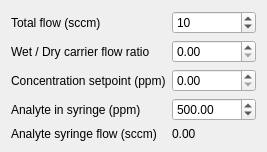
      <widget class="QWidget" name="gridLayoutWidget_4">
       <property name="geometry">
        <rect>
         <x>10</x>
         <y>10</y>
         <width>232</width>
         <height>121</height>
        </rect>
       </property>
       <layout class="QGridLayout" name="Flow_layout">
        <item row="0" column="0">
         <layout class="QGridLayout" name="Flowset">
          <item row="3" column="1">
           <widget class="QDoubleSpinBox" name="anl_conc_set">
            <property name="toolTip">
             <string>&lt;html&gt;&lt;head/&gt;&lt;body&gt;&lt;p&gt;Concentration of analyte substance in the syringe in ppm which will be used for calculating the flows according to the desired concentration setpoint.&lt;/p&gt;&lt;/body&gt;&lt;/html&gt;</string>
            </property>
            <property name="maximum">
             <double>1000000.000000000000000</double>
            </property>
            <property name="singleStep">
             <double>0.010000000000000</double>
            </property>
            <property name="value">
             <double>500.000000000000000</double>
            </property>
           </widget>
          </item>
          <item row="0" column="0">
           <widget class="QLabel" name="tot_flow_label">
            <property name="text">
             <string>Total flow (sccm) </string>
            </property>
           </widget>
          </item>
          <item row="0" column="1">
           <widget class="QSpinBox" name="tot_flow_set">
            <property name="toolTip">
             <string>&lt;html&gt;&lt;head/&gt;&lt;body&gt;&lt;p&gt;Set the total flow of gas on the output = wet gas + dry gas + syringe flow&lt;/p&gt;&lt;p&gt;Keep constant during sequence if  &amp;quot;Fix flow&amp;quot; in not checked.&lt;/p&gt;&lt;/body&gt;&lt;/html&gt;</string>
            </property>
            <property name="minimum">
             <number>0</number>
            </property>
            <property name="maximum">
             <number>50</number>
            </property>
            <property name="singleStep">
             <number>1</number>
            </property>
            <property name="value">
             <number>10</number>
            </property>
           </widget>
          </item>
          <item row="1" column="0">
           <widget class="QLabel" name="wet_rat_label">
            <property name="text">
             <string>Wet / Dry carrier flow ratio</string>
            </property>
           </widget>
          </item>
          <item row="1" column="1">
           <widget class="QDoubleSpinBox" name="wet_rat_set">
            <property name="toolTip">
             <string>&lt;html&gt;&lt;head/&gt;&lt;body&gt;&lt;p&gt;Set the ration between wet and dry carrier gas flow by adjusting MFC. Value between 0 and 1.&lt;/p&gt;&lt;/body&gt;&lt;/html&gt;</string>
            </property>
            <property name="decimals">
             <number>2</number>
            </property>
            <property name="maximum">
             <double>1.000000000000000</double>
            </property>
            <property name="singleStep">
             <double>0.010000000000000</double>
            </property>
           </widget>
          </item>
          <item row="2" column="1">
           <widget class="QDoubleSpinBox" name="syr_conc_set">
            <property name="toolTip">
             <string>&lt;html&gt;&lt;head/&gt;&lt;body&gt;&lt;p&gt;Seet the desired concetration in the gas flow after mixing.&lt;/p&gt;&lt;/body&gt;&lt;/html&gt;</string>
            </property>
            <property name="maximum">
             <double>1000000.000000000000000</double>
            </property>
            <property name="singleStep">
             <double>0.010000000000000</double>
            </property>
           </widget>
          </item>
          <item row="3" column="0">
           <widget class="QLabel" name="anl_conc_label">
            <property name="text">
             <string>Analyte in syringe (ppm)</string>
            </property>
           </widget>
          </item>
          <item row="4" column="1">
           <widget class="QLabel" name="syr_flow_display">
            <property name="toolTip">
             <string>&lt;html&gt;&lt;head/&gt;&lt;body&gt;&lt;p&gt;Last transmited injection rate flow to the syringe pump.&lt;/p&gt;&lt;/body&gt;&lt;/html&gt;</string>
            </property>
            <property name="text">
             <string>0.00</string>
            </property>
           </widget>
          </item>
          <item row="2" column="0">
           <widget class="QLabel" name="syr_conc_label">
            <property name="text">
             <string>Concentration setpoint (ppm)</string>
            </property>
           </widget>
          </item>
          <item row="4" column="0">
           <widget class="QLabel" name="syr_flow_label">
            <property name="text">
             <string>Analyte syringe flow (sccm)</string>
            </property>
           </widget>
          </item>
         </layout>
        </item>
       </layout>
      </widget>
